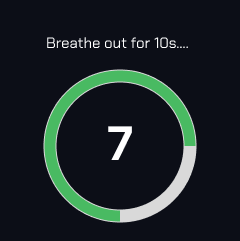
#> input picture main/graphics/assets/breathe_partial.png, 240 x 241 px; its folder holds only this picture in this run
$ python png2rgb565.py
#> lines starting #> are read from the running program, lines starting #| are printed output that depends on the picture
"""
png2rgb565.py -- convert Figma PNG exports into a C header for the TFT.

Usage (from the electronicnose/ folder):
    python main/graphics/tools/png2rgb565.py --bg 0C0E17

Reads every *.png in main/graphics/assets/ and writes main/graphics/images.h:
one RGB565 array per image plus an IMAGES[] table that gfx::image(name) searches.

Naming (an "enose_" prefix on the file name is ignored):
  menu.png                 -> "menu"     full image, centered on the screen
  splash1.png ... splash5.png  (an animation: same size, numbered from 1)
                           -> "splash"   frame 1 as the full background
                           -> "splash1".."splash5": ONLY the rectangle that
                              changes between frames, with its x/y on screen.
  So an animation costs one full screen plus a few small crops, not N screens.

Export from Figma at 1x, at the exact screen size (240x240), background fill on.
Transparent pixels are blended onto --bg (match TFT_BG_COLOR in display_config.h).

Flash budget: a full 240x240 image is ~113 KB; the XIAO has ~790 KB for the program.

Requires: pip install pillow
"""

import argparse
import re
from collections import defaultdict
from pathlib import Path

from PIL import Image

HERE = Path(__file__).resolve().parent
SKETCH_DIR = HERE.parent
STRIP_PREFIX = "enose_"


def to_rgb565(img: Image.Image, bg: tuple) -> list:
    img = img.convert("RGBA")
    base = Image.new("RGBA", img.size, bg + (255,))
    base.alpha_composite(img)
    raw = base.tobytes()  # RGBA, 4 bytes per pixel
    return [((raw[i] & 0xF8) << 8) | ((raw[i + 1] & 0xFC) << 3) | (raw[i + 2] >> 3)
            for i in range(0, len(raw), 4)]


def crop(px: list, w: int, box: tuple) -> list:
    x0, y0, x1, y1 = box
    return [px[y * w + x] for y in range(y0, y1) for x in range(x0, x1)]


def diff_box(frames: list, w: int, h: int):
    """Smallest rectangle containing every pixel that differs from frame 0."""
    first = frames[0]
    xs, ys = [], []
    for px in frames[1:]:
        for i, (a, b) in enumerate(zip(first, px)):
            if a != b:
                xs.append(i % w)
                ys.append(i // w)
    if not xs:
        return None
    return (min(xs), min(ys), max(xs) + 1, max(ys) + 1)


def logical_name(path: Path) -> str:
    stem = path.stem.lower()
    if stem.startswith(STRIP_PREFIX):
        stem = stem[len(STRIP_PREFIX):]
    return stem


def ident(name: str) -> str:
    return "img_" + re.sub(r"[^0-9a-zA-Z_]", "_", name)


def main():
    ap = argparse.ArgumentParser()
    ap.add_argument("--assets", default=SKETCH_DIR / "assets", type=Path)
    ap.add_argument("--out", default=SKETCH_DIR / "images.h", type=Path)
    ap.add_argument("--bg", default="0C0E17", help="hex RGB for transparent pixels")
    ap.add_argument("--screen", default="240x240", help="screen size WxH, for centering")
    args = ap.parse_args()

    bg = tuple(int(args.bg[i:i + 2], 16) for i in (0, 2, 4))
    sw, sh = (int(v) for v in args.screen.lower().split("x"))

    # Split files into animations (name + number) and single images.
    singles, groups = [], defaultdict(dict)
    for p in sorted(args.assets.glob("*.png")):
        name = logical_name(p)
        m = re.fullmatch(r"(.*?)(\d+)", name)
        if m:
            groups[m.group(1)][int(m.group(2))] = p
        else:
            singles.append((name, p))
    for base, frames in list(groups.items()):     # a lone numbered file is just an image
        if len(frames) < 2:
            (n, p), = frames.items()
            singles.append((f"{base}{n}", p))
            del groups[base]

    entries = []   # (name, x, y, w, h, pixels, note)

    for name, p in singles:
        img = Image.open(p)
#> img is the input picture: PIL image 240x241 RGBA; mean R, G, B, A 26.1, 34.9, 37.4, 255
        w, h = img.size
#> w = 240; h = 241
        entries.append((name, (sw - w) // 2, (sh - h) // 2, w, h, to_rgb565(img, bg), p.name))
#> in to_rgb565, `base = Image.new("RGBA", img.size, bg + (255,))`:
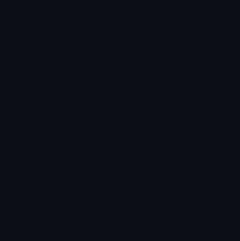
#> base: PIL image 240x241 RGBA; mean R, G, B, A 12, 14, 23, 255

    for base, frames in sorted(groups.items()):
        nums = sorted(frames)
        imgs = [Image.open(frames[n]) for n in nums]
        w, h = imgs[0].size
        if any(i.size != (w, h) for i in imgs):
            raise SystemExit(f"{base}: all animation frames must be the same size")
        pxs = [to_rgb565(i, bg) for i in imgs]
        ox, oy = (sw - w) // 2, (sh - h) // 2
        entries.append((base, ox, oy, w, h, pxs[0], f"{frames[nums[0]].name} (background)"))
        box = diff_box(pxs, w, h)
        if box is None:
            print(f"  {base}: frames are identical, keeping only the background")
            continue
        x0, y0, x1, y1 = box
        for n, px in zip(nums, pxs):
            entries.append((f"{base}{n}", ox + x0, oy + y0, x1 - x0, y1 - y0,
                            crop(px, w, box), f"{frames[n].name} (changed area only)"))

    lines = [
        "// AUTO-GENERATED by tools/png2rgb565.py -- do not edit by hand.",
        "// Re-run the script after changing anything in assets/.",
        "#ifndef IMAGES_H",
        "#define IMAGES_H",
        "#include <Arduino.h>",
        "",
        "struct ImageAsset {",
        "    const char*     name;",
        "    int16_t         x, y;   // where it goes on the screen",
        "    uint16_t        w, h;",
        "    const uint16_t* data;   // RGB565, row-major",
        "};",
        "",
    ]
    table, total = [], 0
    for name, x, y, w, h, px, note in entries:
        total += len(px) * 2
        lines.append(f"// {note}  {w}x{h} at ({x},{y})  {len(px) * 2} bytes")
        lines.append(f"const uint16_t {ident(name)}[{len(px)}] PROGMEM = {{")
        for i in range(0, len(px), 12):
            lines.append("    " + ", ".join(f"0x{v:04X}" for v in px[i:i + 12]) + ",")
        lines.append("};")
        lines.append("")
        table.append(f'    {{ "{name}", {x}, {y}, {w}, {h}, {ident(name)} }},')
        print(f"  {name:16s} {w:3d}x{h:<3d} at ({x},{y})   <- {note}")
#> this loop made 1 pass
#> (name, x, y, w, h, note, total) on pass 1: ('breathe_partial', 0, -1, 240, 241, 'breathe_partial.png', 115680)
#|   breathe_partial  240x241 at (0,-1)   <- breathe_partial.png
#> after the loop, lines = 4837 items; table = 1 item; total = 115680

    lines.append(f"static const uint8_t IMAGE_COUNT = {len(table)};")
    if table:
        lines.append("static const ImageAsset IMAGES[] = {")
        lines.extend(table)
        lines.append("};")
    else:
        lines.append("static const ImageAsset* const IMAGES = nullptr;  // no PNGs in assets/ yet")
    lines.append("")
    lines.append("#endif")
    args.out.write_text("\n".join(lines) + "\n")
    print(f"Wrote {args.out} : {len(table)} image(s), {total / 1024:.1f} KB of flash")
#| Wrote main/graphics/images.h : 1 image(s), 113.0 KB of flash


if __name__ == "__main__":
    main()
